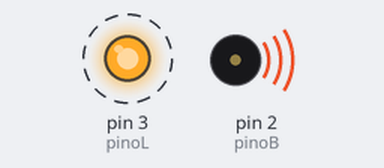
This sketch was run on a simulated Arduino Uno, built with avr-gcc and run on an emulated ATmega328P. Shown: output pins drawn as LEDs (lit = HIGH), buzzer (waves = sounding). Dashed ring = blinking.

Above: at 1.5 s.
Timing chart, 0 to 4.0 s (numbered marks = the images above):
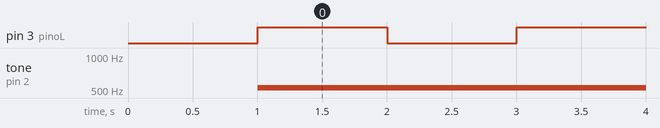

The sketch:

buzzer_simples.ino
```cpp
#define pinoB 2
#define pinoL 3
bool status = false;

void setup() {
  // put your setup code here, to run once:
  Serial.begin(9600);
  pinMode(pinoB, OUTPUT);
  pinMode(pinoL, OUTPUT);
  delay(1000);

}

void loop() {
  // put your main code here, to run repeatedly:
    tone(pinoB, 523);
    digitalWrite(pinoL, 1);
    delay(1000);
    digitalWrite(pinoB, 0);
    digitalWrite(pinoL, 0);
    delay(1000);
}
```

Measured:
- by itself, pin 3 (pinoL): alternates HIGH for 1.0 s and LOW for 1.0 s
- by itself, tone on pin 2 (pinoB): silent → 523 Hz at 1.0 s
